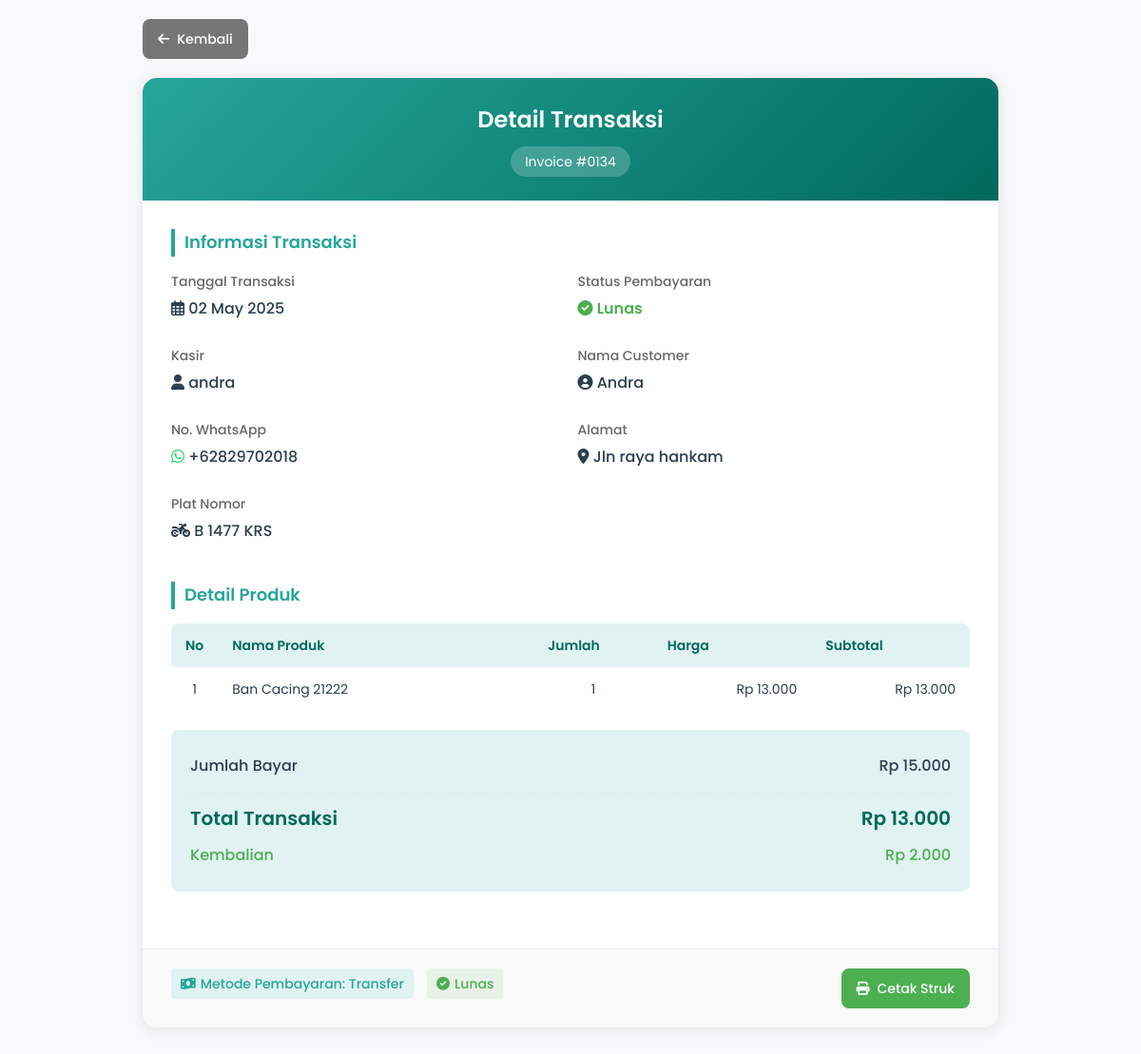
Page /karyawan/detail_transaksi.php?id=134 on the committed database.
### tables this page shows
CREATE TABLE `transaksi` (
  `id` int(11) NOT NULL,
  `tanggal` date NOT NULL,
  `total` decimal(10,2) NOT NULL,
  `jumlah_bayar` decimal(10,2) DEFAULT 0.00,
  `hutang` decimal(10,2) DEFAULT 0.00,
  `status_hutang` tinyint(1) DEFAULT 0,
  `kembalian` decimal(10,2) DEFAULT 0.00,
  `kasir` varchar(25) NOT NULL,
  `nama_customer` varchar(100) NOT NULL,
  `no_whatsapp` varchar(20) NOT NULL,
  `alamat` text NOT NULL,
  `plat_nomor_motor` varchar(20) NOT NULL,
  `metode_pembayaran` enum('Cash','Transfer') NOT NULL,
  `pendapatan` decimal(15,2) DEFAULT 0.00
);

CREATE TABLE `transaksi_detail` (
  `id` int(11) NOT NULL,
  `transaksi_id` int(11) NOT NULL,
  `produk_id` int(11) DEFAULT NULL,
  `nama_produk_manual` varchar(255) DEFAULT NULL,
  `jumlah` int(11) NOT NULL,
  `harga_satuan` decimal(10,2) NOT NULL,
  `subtotal` decimal(10,2) NOT NULL
);

CREATE TABLE `produk` (
  `id` int(11) NOT NULL,
  `nama` varchar(50) NOT NULL,
  `harga_beli` decimal(10,2) DEFAULT NULL,
  `harga_jual` decimal(10,2) NOT NULL,
  `stok` int(11) NOT NULL,
  `kategori_id` int(11) DEFAULT NULL,
  `hutang_sparepart` enum('Hutang','Cash') DEFAULT 'Cash',
  `nominal_hutang` decimal(10,2) DEFAULT 0.00
);

### karyawan/detail_transaksi.php (the view, shortened to what this page needs)
<?php
include '../config.php';
$id = intval($_GET['id']);
$transaksiQuery = $conn->query("SELECT * FROM transaksi WHERE id = $id");
$transaksi = $transaksiQuery->fetch_assoc();
$formatted_id = sprintf("#%04d", $id);
$detailQuery = $conn->query("
    SELECT td.transaksi_id, td.produk_id, td.nama_produk_manual, td.jumlah, td.harga_satuan, td.subtotal,
           p.nama AS nama_produk
    FROM transaksi_detail td
    LEFT JOIN produk p ON td.produk_id = p.id
    WHERE td.transaksi_id = $id
");
$is_lunas = isset($transaksi['status_hutang']) ? ($transaksi['status_hutang'] == 0) : true;
?>
<!DOCTYPE html>
<html lang="id">
<head>
    <link rel="stylesheet" href="https://cdnjs.cloudflare.com/ajax/libs/font-awesome/6.0.0/css/all.min.css">
</head>
<body>
    <div class="container">
        <a href="data_transaksi.php" class="btn btn-secondary back-btn">
            <i class="fas fa-arrow-left"></i> Kembali
        </a>
        <div class="invoice-container">
            <div class="invoice-header">
                <h2>Detail Transaksi</h2>
                <div class="invoice-number">Invoice <?= $formatted_id ?></div>
            </div>
            <div class="invoice-body">
                <div class="invoice-section">
                    <h3 class="section-title">Informasi Transaksi</h3>
                    <div class="customer-info">
                        <div class="info-item">
                            <span class="info-label">Tanggal Transaksi</span>
                            <span class="info-value">
                                <i class="far fa-calendar-alt"></i>
                                <?= date('d F Y', strtotime($transaksi['tanggal'])) ?>
                            </span>
                        </div>
                        <div class="info-item">
                            <span class="info-label">Status Pembayaran</span>
                            <span class="info-value">
                                <?php if ($is_lunas): ?>
                                    <i class="fas fa-check-circle" style="color: var(--success-color);"></i>
                                    <span style="color: var(--success-color); font-weight: 600;">Lunas</span>
                                <?php else: ?>
                                    <i class="fas fa-exclamation-circle" style="color: var(--danger-color);"></i>
                                    <span style="color: var(--danger-color); font-weight: 600;">Belum Lunas</span>
                                <?php endif; ?>
                            </span>
                        </div>
                        <div class="info-item">
                            <span class="info-label">Kasir</span>
                            <span class="info-value">
                                <i class="fas fa-user"></i>
                                <?= $transaksi['kasir'] ?>
                            </span>
                        </div>
                        <div class="info-item">
                            <span class="info-label">Nama Customer</span>
                            <span class="info-value">
                                <i class="fas fa-user-circle"></i>
                                <?= htmlspecialchars($transaksi['nama_customer']) ?>
                            </span>
                        </div>
                        <div class="info-item">
                            <span class="info-label">No. WhatsApp</span>
                            <span class="info-value">
                                <i class="fab fa-whatsapp" style="color: #25D366;"></i>
                                <a href="https://wa.me/<?= preg_replace('/[^0-9]/', '', $transaksi['no_whatsapp']) ?>" target="_blank" style="color: inherit; text-decoration: none;">
                                    <?= $transaksi['no_whatsapp'] ?>
                                </a>
                            </span>
                        </div>
                        <div class="info-item">
                            <span class="info-label">Alamat</span>
                            <span class="info-value">
                                <i class="fas fa-map-marker-alt"></i>
                                <?= $transaksi['alamat'] ?>
                            </span>
                        </div>
                        <div class="info-item">
                            <span class="info-label">Plat Nomor</span>
                            <span class="info-value">
                                <i class="fas fa-motorcycle"></i>
                                <?= strtoupper($transaksi['plat_nomor_motor']) ?>
                            </span>
                        </div>
                    </div>
                </div>
                <div class="invoice-section">
                    <h3 class="section-title">Detail Produk</h3>
                    <table class="products-table">
                        <thead>
                            <tr>
                                <th width="5%">No</th>
                                <th width="40%">Nama Produk</th>
                                <th width="15%">Jumlah</th>
                                <th width="20%">Harga</th>
                                <th width="20%">Subtotal</th>
                            </tr>
                        </thead>
                        <tbody>
                            <?php
                            $no = 1;
                            if ($detailQuery->num_rows > 0):
                                while ($row = $detailQuery->fetch_assoc()):
                                    $is_manual = ($row['produk_id'] == 0);
                                    if ($is_manual) {
                                        $product_name = $row['nama_produk_manual'];
                                    } else {
                                        $product_name = $row['nama_produk'];
                                    }
                            ?>
                            <tr>
                                <td class="text-center"><?= $no++ ?></td>
                                <td>
                                    <?= $product_name ?>
                                </td>
                                <td class="text-center"><?= $row['jumlah'] ?></td>
                                <td class="text-right">Rp <?= number_format($row['harga_satuan'], 0, ',', '.') ?></td>
                                <td class="text-right">Rp <?= number_format($row['subtotal'], 0, ',', '.') ?></td>
                            </tr>
                            <?php
                                endwhile;
                            else:
                            ?>
                            <tr>
                                <td colspan="5" class="text-center">Tidak ada data produk</td>
                            </tr>
                            <?php endif; ?>
                        </tbody>
                    </table>
                    <div class="summary-section">
                        <?php if (isset($transaksi['jumlah_bayar'])): ?>
                        <div class="summary-row payment-row">
                            <span>Jumlah Bayar</span>
                            <span>Rp <?= number_format($transaksi['jumlah_bayar'], 0, ',', '.') ?></span>
                        </div>
                        <?php endif; ?>
                        <div class="summary-row total-row">
                            <span>Total Transaksi</span>
                            <span>Rp <?= number_format($transaksi['total'], 0, ',', '.') ?></span>
                        </div>
                        <?php if (isset($transaksi['kembalian']) && $transaksi['kembalian'] > 0): ?>
                        <div class="summary-row kembalian-row">
                            <span>Kembalian</span>
                            <span>Rp <?= number_format($transaksi['kembalian'], 0, ',', '.') ?></span>
                        </div>
                        <?php endif; ?>
                    </div>
                </div>
            </div>
            <div class="invoice-footer">
                <div class="payment-info">
                    <div class="payment-badge">
                        <i class="fas fa-money-bill-wave"></i>
                        Metode Pembayaran: <?= ucfirst($transaksi['metode_pembayaran'] ?? 'Cash') ?>
                    </div>
                    <?php if (!$is_lunas): ?>
                    <div class="debt-badge">
                        <i class="fas fa-exclamation-circle"></i>
                        Belum Lunas
                    </div>
                    <?php else: ?>
                    <div class="paid-badge">
                        <i class="fas fa-check-circle"></i>
                        Lunas
                    </div>
                    <?php endif; ?>
                </div>
                <div class="action-buttons">
                    <a href="cetak_struk.php?id=<?= $id ?>" class="btn btn-success print-btn">
                        <i class="fas fa-print"></i> Cetak Struk
                    </a>
                </div>
            </div>
        </div>
    </div>
</body>
</html>

### karyawan/detail_transaksi.php (style rules this page uses)
:root { --primary-green: #26A69A; --secondary-green: #00897B; --light-green: #E0F2F1; --accent-green: #00695C; --white: #ffffff; --light-gray: #f8f9fa; --text-dark: #2C3E50; --border-color: #e1e7ef; --warning-color: #FFC107; --danger-color: #F44336; --success-color: #4CAF50; }
* { box-sizing: border-box; margin: 0; padding: 0; font-family: 'Poppins', sans-serif; }
body { background-color: var(--light-gray); color: var(--text-dark); line-height: 1.6; padding: 20px; }
.container { max-width: 900px; margin: 0 auto; }
.btn { display: inline-flex; align-items: center; justify-content: center; padding: 10px 16px; background-color: var(--primary-green); color: white; border: none; border-radius: 8px; cursor: pointer; font-size: 14px; font-weight: 500; text-decoration: none; transition: all 0.2s ease; }
.btn i { margin-right: 8px; }
.btn-secondary { background-color: #757575; }
.btn-success { background-color: var(--success-color); }
.back-btn { margin-bottom: 20px; }
.invoice-container { background-color: white; border-radius: 15px; box-shadow: 0 2px 15px rgba(0, 0, 0, 0.1); margin-bottom: 30px; overflow: hidden; }
.invoice-header { background: linear-gradient(135deg, var(--primary-green), var(--accent-green)); color: white; padding: 25px; text-align: center; position: relative; }
.invoice-header h2 { font-size: 24px; font-weight: 600; margin: 0; }
.invoice-number { background-color: rgba(255, 255, 255, 0.2); border-radius: 20px; padding: 5px 15px; font-size: 14px; margin-top: 8px; display: inline-block; }
.invoice-body { padding: 30px; }
.invoice-section { margin-bottom: 30px; }
.section-title { color: var(--primary-green); font-weight: 600; font-size: 18px; margin-bottom: 15px; border-left: 4px solid var(--primary-green); padding-left: 10px; }
.customer-info { display: grid; grid-template-columns: repeat(2, 1fr); gap: 15px; }
.info-item { margin-bottom: 10px; }
.info-label { font-weight: 500; color: #666; font-size: 14px; display: block; margin-bottom: 5px; }
.info-value { font-weight: 500; font-size: 16px; }
.products-table { width: 100%; border-collapse: collapse; margin-top: 15px; border-radius: 8px; overflow: hidden; }
.products-table th { background-color: var(--light-green); color: var(--accent-green); font-weight: 600; text-align: left; padding: 12px 15px; font-size: 14px; }
.products-table td { padding: 12px 15px; border-bottom: 1px solid var(--border-color); font-size: 14px; }
.products-table tr:last-child td { border-bottom: none; }
.text-right { text-align: right; }
.text-center { text-align: center; }
.summary-section { background-color: var(--light-green); padding: 20px; border-radius: 8px; margin-top: 20px; }
.summary-row { display: flex; justify-content: space-between; padding: 5px 0; font-size: 14px; }
.total-row { font-size: 20px; font-weight: 600; color: var(--accent-green); padding-top: 10px; margin-top: 10px; border-top: 1px dashed var(--border-color); }
.payment-row { font-size: 16px; font-weight: 500; padding-top: 5px; }
.kembalian-row { font-size: 16px; font-weight: 500; padding-top: 5px; color: var(--success-color); }
.invoice-footer { display: flex; justify-content: space-between; padding: 20px 30px; background-color: #f9f9f9; border-top: 1px solid var(--border-color); }
.payment-badge { display: inline-flex; align-items: center; background-color: var(--light-green); color: var(--primary-green); padding: 5px 10px; border-radius: 4px; font-size: 14px; font-weight: 500; }
.payment-badge i { margin-right: 5px; }
.paid-badge { display: inline-flex; align-items: center; background-color: rgba(76, 175, 80, 0.1); color: var(--success-color); padding: 5px 10px; border-radius: 4px; font-size: 14px; font-weight: 500; margin-left: 10px; }
.paid-badge i { margin-right: 5px; }

### rows in the picture
transaksi: tanggal "02 May 2025", kasir "andra", nama_customer "Andra", no_whatsapp "+62829702018", alamat "Jln raya hankam", plat_nomor_motor "B 1477 KRS", jumlah_bayar "15.000", total "13.000", kembalian "2.000", metode_pembayaran "Transfer"
transaksi_detail: produk.nama "Ban Cacing 21222", jumlah "1", harga_satuan "13.000", subtotal "13.000"

### other values in the picture
$formatted_id "#0134"
